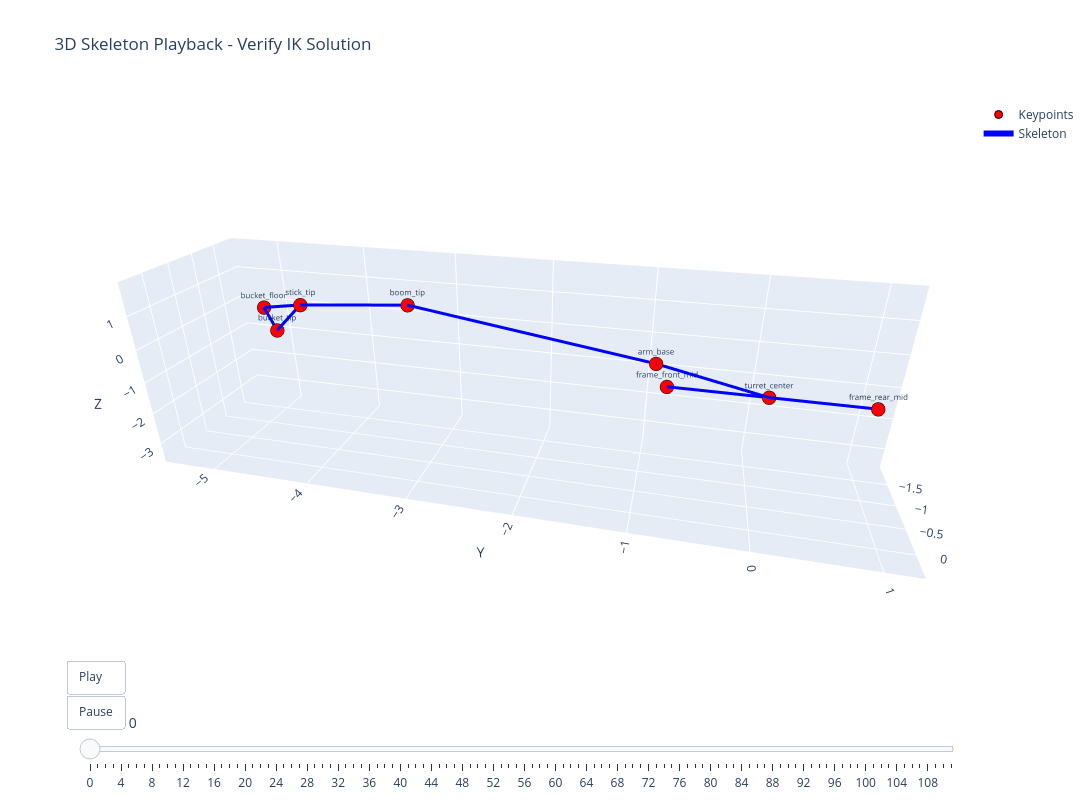

The notebook cell this image was saved under:
### Markdown cell above
## 9. 3D Skeleton Playback

Animate the URDF skeleton in 3D using the solved joint angles.
Use the **slider** to scrub through frames and verify the IK solution looks correct.

### Code cell
import plotly.graph_objects as go

# Compute 3D keypoints for every frame using the solved joint angles
all_kp_3d = np.zeros((n_frames, n_kp, 3))
for t in range(n_frames):
    all_kp_3d[t] = skeleton.forward_kinematics(joint_angles_smooth[t])

# Build plotly figure with slider
fig = go.Figure()

# Add traces for frame 0 (initial)
kp = all_kp_3d[0]

# Keypoint markers
fig.add_trace(go.Scatter3d(
    x=kp[:, 0], y=kp[:, 1], z=kp[:, 2],
    mode='markers+text',
    marker=dict(size=8, color='red', line=dict(width=1, color='black')),
    text=KEYPOINT_ORDER,
    textposition='top center',
    textfont=dict(size=8),
    name='Keypoints',
    hovertemplate='<b>%{text}</b><br>X:%{x:.3f}<br>Y:%{y:.3f}<br>Z:%{z:.3f}<extra></extra>',
))

# Skeleton edges
edge_x, edge_y, edge_z = [], [], []
for p1_name, p2_name in skeleton_edges:
    i1 = KEYPOINT_ORDER.index(p1_name)
    i2 = KEYPOINT_ORDER.index(p2_name)
    edge_x.extend([kp[i1, 0], kp[i2, 0], None])
    edge_y.extend([kp[i1, 1], kp[i2, 1], None])
    edge_z.extend([kp[i1, 2], kp[i2, 2], None])

fig.add_trace(go.Scatter3d(
    x=edge_x, y=edge_y, z=edge_z,
    mode='lines',
    line=dict(color='blue', width=6),
    name='Skeleton',
    hoverinfo='skip',
))

# Build animation frames
frames = []
for t in range(n_frames):
    kp = all_kp_3d[t]
    ex, ey, ez = [], [], []
    for p1_name, p2_name in skeleton_edges:
        i1 = KEYPOINT_ORDER.index(p1_name)
        i2 = KEYPOINT_ORDER.index(p2_name)
        ex.extend([kp[i1, 0], kp[i2, 0], None])
        ey.extend([kp[i1, 1], kp[i2, 1], None])
        ez.extend([kp[i1, 2], kp[i2, 2], None])

    angles_deg = np.rad2deg(joint_angles_smooth[t])
    frame_label = (f'Frame {t} | '
                   f'arm_rot={angles_deg[0]:.1f} '
                   f'boom={angles_deg[1]:.1f} '
                   f'stick={angles_deg[2]:.1f} '
                   f'bucket={angles_deg[3]:.1f}')

    frames.append(go.Frame(
        data=[
            go.Scatter3d(x=kp[:, 0], y=kp[:, 1], z=kp[:, 2]),
            go.Scatter3d(x=ex, y=ey, z=ez),
        ],
        name=str(t),
        layout=go.Layout(title_text=frame_label),
    ))

fig.frames = frames

# Compute axis ranges from all frames
all_flat = all_kp_3d.reshape(-1, 3)
margin = 0.5
x_range = [all_flat[:, 0].min() - margin, all_flat[:, 0].max() + margin]
y_range = [all_flat[:, 1].min() - margin, all_flat[:, 1].max() + margin]
z_range = [all_flat[:, 2].min() - margin, all_flat[:, 2].max() + margin]

# Slider
sliders = [dict(
    active=0,
    currentvalue=dict(prefix='Frame: ', font=dict(size=14)),
    pad=dict(t=50),
    steps=[dict(args=[[str(t)], dict(mode='immediate', frame=dict(duration=0, redraw=True))],
                method='animate', label=str(t))
           for t in range(n_frames)]
)]

# Play/pause buttons
updatemenus = [dict(
    type='buttons',
    showactive=False,
    y=0, x=0.05, xanchor='right', yanchor='top',
    buttons=[
        dict(label='Play', method='animate',
             args=[None, dict(frame=dict(duration=80, redraw=True), fromcurrent=True)]),
        dict(label='Pause', method='animate',
             args=[[None], dict(frame=dict(duration=0, redraw=False), mode='immediate')]),
    ]
)]

fig.update_layout(
    title='3D Skeleton Playback - Verify IK Solution',
    scene=dict(
        xaxis=dict(title='X', range=x_range),
        yaxis=dict(title='Y', range=y_range),
        zaxis=dict(title='Z', range=z_range),
        aspectmode='data',
        camera=dict(eye=dict(x=2.0, y=0.5, z=1.0)),
    ),
    sliders=sliders,
    updatemenus=updatemenus,
    width=1200, height=800,
)

print(f'3D playback ready ({n_frames} frames)')
print('  Use slider to scrub through frames')
print('  Play/Pause buttons for animation')
print('  Rotate/zoom the 3D view with mouse')
fig.show()

### Figure 1 — Plotly figure (JSON) as saved in the notebook; plotly's stock layout.template omitted (floating-point values rounded to 4 significant figures)
{"data": [{"hovertemplate": "<b>%{text}</b><br>X:%{x:.3f}<br>Y:%{y:.3f}<br>Z:%{z:.3f}<extra></extra>", "marker": {"color": "red", "line": {"color": "black", "width": 1}, "size": 8}, "mode": "markers+text", "name": "Keypoints", "text": ["frame_front_mid", "frame_rear_mid", "turret_center", "arm_base", "boom_tip", "stick_tip", "bucket_floor", "bucket_tip"], "textfont": {"size": 8}, "textposition": "top center", "type": "scatter3d", "x": [-0.25, -0.25, -0.25, -0.07925, -0.8334, -1.187, -1.455, -1.27], "y": [-0.8, 0.8, 0, -0.9009, -3.218, -4.496, -5.052, -4.85], "z": [-0.05, -0.05, -0.05, 0.7, 1.048, 0.4705, 0.05168, -0.5317]}, {"hoverinfo": "skip", "line": {"color": "blue", "width": 6}, "mode": "lines", "name": "Skeleton", "type": "scatter3d", "x": [-0.25, -0.25, null, -0.25, -0.25, null, -0.25, -0.07925, null, -0.07925, -0.8334, null, -0.8334, -1.187, null, -1.187, -1.455, null, -1.455, -1.27, null, -1.27, -1.187, null], "y": [-0.8, 0, null, 0, 0.8, null, 0, -0.9009, null, -0.9009, -3.218, null, -3.218, -4.496, null, -4.496, -5.052, null, -5.052, -4.85, null, -4.85, -4.496, null], "z": [-0.05, -0.05, null, -0.05, -0.05, null, -0.05, 0.7, null, 0.7, 1.048, null, 1.048, 0.4705, null, 0.4705, 0.05168, null, 0.05168, -0.5317, null, -0.5317, 0.4705, null]}], "layout": {"height": 800, "scene": {"aspectmode": "data", "camera": {"eye": {"x": 2, "y": 0.5, "z": 1}}, "xaxis": {"range": [-1.955, 0.4218], "title": {"text": "X"}}, "yaxis": {"range": [-5.552, 1.3], "title": {"text": "Y"}}, "zaxis": {"range": [-3.636, 1.965], "title": {"text": "Z"}}}, "sliders": [{"active": 0, "currentvalue": {"font": {"size": 14}, "prefix": "Frame: "}, "pad": {"t": 50}, "steps": [{"args": [["0"], {"frame": {"duration": 0, "redraw": true}, "mode": "immediate"}], "label": "0", "method": "animate"}, {"args": [["1"], {"frame": {"duration": 0, "redraw": true}, "mode": "immediate"}], "label": "1", "method": "animate"}, {"args": [["2"], {"frame": {"duration": 0, "redraw": true}, "mode": "immediate"}], "label": "2", "method": "animate"}, {"args": [["3"], {"frame": {"duration": 0, "redraw": true}, "mode": "immediate"}], "label": "3", "method": "animate"}, {"args": [["4"], {"frame": {"duration": 0, "redraw": true}, "mode": "immediate"}], "label": "4", "method": "animate"}, {"args": [["5"], {"frame": {"duration": 0, "redraw": true}, "mode": "immediate"}], "label": "5", "method": "animate"}, {"args": [["6"], {"frame": {"duration": 0, "redraw": true}, "mode": "immediate"}], "label": "6", "method": "animate"}, {"args": [["7"], {"frame": {"duration": 0, "redraw": true}, "mode": "immediate"}], "label": "7", "method": "animate"}, {"args": [["8"], {"frame": {"duration": 0, "redraw": true}, "mode": "immediate"}], "label": "8", "method": "animate"}, {"args": [["9"], {"frame": {"duration": 0, "redraw": true}, "mode": "immediate"}], "label": "9", "method": "animate"}, {"args": [["10"], {"frame": {"duration": 0, "redraw": true}, "mode": "immediate"}], "label": "10", "method": "animate"}, {"args": [["11"], {"frame": {"duration": 0, "redraw": true}, "mode": "immediate"}], "label": "11", "method": "animate"}, {"args": [["12"], {"frame": {"duration": 0, "redraw": true}, "mode": "immediate"}], "label": "12", "method": "animate"}, {"args": [["13"], {"frame": {"duration": 0, "redraw": true}, "mode": "immediate"}], "label": "13", "method": "animate"}, {"args": [["14"], {"frame": {"duration": 0, "redraw": true}, "mode": "immediate"}], "label": "14", "method": "animate"}, {"args": [["15"], {"frame": {"duration": 0, "redraw": true}, "mode": "immediate"}], "label": "15", "method": "animate"}, {"args": [["16"], {"frame": {"duration": 0, "redraw": true}, "mode": "immediate"}], "label": "16", "method": "animate"}, {"args": [["17"], {"frame": {"duration": 0, "redraw": true}, "mode": "immediate"}], "label": "17", "method": "animate"}, {"args": [["18"], {"frame": {"duration": 0, "redraw": true}, "mode": "immediate"}], "label": "18", "method": "animate"}, {"args": [["19"], {"frame": {"duration": 0, "redraw": true}, "mode": "immediate"}], "label": "19", "method": "animate"}, {"args": [["20"], {"frame": {"duration": 0, "redraw": true}, "mode": "immediate"}], "label": "20", "method": "animate"}, {"args": [["21"], {"frame": {"duration": 0, "redraw": true}, "mode": "immediate"}], "label": "21", "method": "animate"}, {"args": [["22"], {"frame": {"duration": 0, "redraw": true}, "mode": "immediate"}], "label": "22", "method": "animate"}, {"args": [["23"], {"frame": {"duration": 0, "redraw": true}, "mode": "immediate"}], "label": "23", "method": "animate"}, {"args": [["24"], {"frame": {"duration": 0, "redraw": true}, "mode": "immediate"}], "label": "24", "method": "animate"}, {"args": [["25"], {"frame": {"duration": 0, "redraw": true}, "mode": "immediate"}], "label": "25", "method": "animate"}, {"args": [["26"], {"frame": {"duration": 0, "redraw": true}, "mode": "immediate"}], "label": "26", "method": "animate"}, {"args": [["27"], {"frame": {"duration": 0, "redraw": true}, "mode": "immediate"}], "label": "27", "method": "animate"}, {"args": [["28"], {"frame": {"duration": 0, "redraw": true}, "mode": "immediate"}], "label": "28", "method": "animate"}, {"args": [["29"], {"frame": {"duration": 0, "redraw": true}, "mode": "immediate"}], "label": "29", "method": "animate"}, {"args": [["30"], {"frame": {"duration": 0, "redraw": true}, "mode": "immediate"}], "label": "30", "method": "animate"}, {"args": [["31"], {"frame": {"duration": 0, "redraw": true}, "mode": "immediate"}], "label": "31", "method": "animate"}, {"args": [["32"], {"frame": {"duration": 0, "redraw": true}, "mode": "immediate"}], "label": "32", "method": "animate"}, {"args": [["33"], {"frame": {"duration": 0, "redraw": true}, "mode": "immediate"}], "label": "33", "method": "animate"}, {"args": [["34"], {"frame": {"duration": 0, "redraw": true}, "mode": "immediate"}], "label": "34", "method": "animate"}, {"args": [["35"], {"frame": {"duration": 0, "redraw": true}, "mode": "immediate"}], "label": "35", "method": "animate"}, {"args": [["36"], {"frame": {"duration": 0, "redraw": true}, "mode": "immediate"}], "label": "36", "method": "animate"}, {"args": [["37"], {"frame": {"duration": 0, "redraw": true}, "mode": "immediate"}], "label": "37", "method": "animate"}, {"args": [["38"], {"frame": {"duration": 0, "redraw": true}, "mode": "immediate"}], "label": "38", "method": "animate"}, {"args": [["39"], {"frame": {"duration": 0, "redraw": true}, "mode": "immediate"}], "label": "39", "method": "animate"}, {"args": [["40"], {"frame": {"duration": 0, "redraw": true}, "mode": "immediate"}], "label": "40", "method": "animate"}, {"args": [["41"], {"frame": {"duration": 0, "redraw": true}, "mode": "immediate"}], "label": "41", "method": "animate"}, {"args": [["42"], {"frame": {"duration": 0, "redraw": true}, "mode": "immediate"}], "label": "42", "method": "animate"}, {"args": [["43"], {"frame": {"duration": 0, "redraw": true}, "mode": "immediate"}], "label": "43", "method": "animate"}, {"args": [["44"], {"frame": {"duration": 0, "redraw": true}, "mode": "immediate"}], "label": "44", "method": "animate"}, {"args": [["45"], {"frame": {"duration": 0, "redraw": true}, "mode": "immediate"}], "label": "45", "method": "animate"}, {"args": [["46"], {"frame": {"duration": 0, "redraw": true}, "mode": "immediate"}], "label": "46", "method": "animate"}, {"args": [["47"], {"frame": {"duration": 0, "redraw": true}, "mode": "immediate"}], "label": "47", "method": "animate"}, {"args": [["48"], {"frame": {"duration": 0, "redraw": true}, "mode": "immediate"}], "label": "48", "method": "animate"}, {"args": [["49"], {"frame": {"duration": 0, "redraw": true}, "mode": "immediate"}], "label": "49", "method": "animate"}, {"args": [["50"], {"frame": {"duration": 0, "redraw": true}, "mode": "immediate"}], "label": "50", "method": "animate"}, {"args": [["51"], {"frame": {"duration": 0, "redraw": true}, "mode": "immediate"}], "label": "51", "method": "animate"}, {"args": [["52"], {"frame": {"duration": 0, "redraw": true}, "mode": "immediate"}], "label": "52", "method": "animate"}, {"args": [["53"], {"frame": {"duration": 0, "redraw": true}, "mode": "immediate"}], "label": "53", "method": "animate"}, {"args": [["54"], {"frame": {"duration": 0, "redraw": true}, "mode": "immediate"}], "label": "54", "method": "animate"}, {"args": [["55"], {"frame": {"duration": 0, "redraw": true}, "mode": "immediate"}], "label": "55", "method": "animate"}, {"args": [["56"], {"frame": {"duration": 0, "redraw": true}, "mode": "immediate"}], "label": "56", "method": "animate"}, {"args": [["57"], {"frame": {"duration": 0, "redraw": true}, "mode": "immediate"}], "label": "57", "method": "animate"}, {"args": [["58"], {"frame": {"duration": 0, "redraw": true}, "mode": "immediate"}], "label": "58", "method": "animate"}, {"args": [["59"], {"frame": {"duration": 0, "redraw": true}, "mode": "immediate"}], "label": "59", "method": "animate"}, {"args": [["60"], {"frame": {"duration": 0, "redraw": true}, "mode": "immediate"}], "label": "60", "method": "animate"}, {"args": [["61"], {"frame": {"duration": 0, "redraw": true}, "mode": "immediate"}], "label": "61", "method": "animate"}, {"args": [["62"], {"frame": {"duration": 0, "redraw": true}, "mode": "immediate"}], "label": "62", "method": "animate"}, {"args": [["63"], {"frame": {"duration": 0, "redraw": true}, "mode": "immediate"}], "label": "63", "method": "animate"}, {"args": [["64"], {"frame": {"duration": 0, "redraw": true}, "mode": "immediate"}], "label": "64", "method": "animate"}, {"args": [["65"], {"frame": {"duration": 0, "redraw": true}, "mode": "immediate"}], "label": "65", "method": "animate"}, {"args": [["66"], {"frame": {"duration": 0, "redraw": true}, "mode": "immediate"}], "label": "66", "method": "animate"}, {"args": [["67"], {"frame": {"duration": 0, "redraw": true}, "mode": "immediate"}], "label": "67", "method": "animate"}, {"args": [["68"], {"frame": {"duration": 0, "redraw": true}, "mode": "immediate"}], "label": "68", "method": "animate"}, {"args": [["69"], {"frame": {"duration": 0, "redraw": true}, "mode": "immediate"}], "label": "69", "method": "animate"}, {"args": [["70"], {"frame": {"duration": 0, "redraw": true}, "mode": "immediate"}], "label": "70", "method": "animate"}, {"args": [["71"], {"frame": {"duration": 0, "redraw": true}, "mode": "immediate"}], "label": "71", "method": "animate"}, {"args": [["72"], {"frame": {"duration": 0, "redraw": true}, "mode": "immediate"}], "label": "72", "method": "animate"}, {"args": [["73"], {"frame": {"duration": 0, "redraw": true}, "mode": "immediate"}], "label": "73", "method": "animate"}, {"args": [["74"], {"frame": {"duration": 0, "redraw": true}, "mode": "immediate"}], "label": "74", "method": "animate"}, {"args": [["75"], {"frame": {"duration": 0, "redraw": true}, "mode": "immediate"}], "label": "75", "method": "animate"}, {"args": [["76"], {"frame": {"duration": 0, "redraw": true}, "mode": "immediate"}], "label": "76", "method": "animate"}, {"args": [["77"], {"frame": {"duration": 0, "redraw": true}, "mode": "immediate"}], "label": "77", "method": "animate"}, {"args": [["78"], {"frame": {"duration": 0, "redraw": true}, "mode": "immediate"}], "label": "78", "method": "animate"}, {"args": [["79"], {"frame": {"duration": 0, "redraw": true}, "mode": "immediate"}], "label": "79", "method": "animate"}, {"args": [["80"], {"frame": {"duration": 0, "redraw": true}, "mode": "immediate"}], "label": "80", "method": "animate"}, {"args": [["81"], {"frame": {"duration": 0, "redraw": true}, "mode": "immediate"}], "label": "81", "method": "animate"}, {"args": [["82"], {"frame": {"duration": 0, "redraw": true}, "mode": "immediate"}], "label": "82", "method": "animate"}, {"args": [["83"], {"frame": {"duration": 0, "redraw": true}, "mode": "immediate"}], "label": "83", "method": "animate"}, {"args": [["84"], {"frame": {"duration": 0, "redraw": true}, "mode": "immediate"}], "label": "84", "method": "animate"}, {"args": [["85"], {"frame": {"duration": 0, "redraw": true}, "mode": "immediate"}], "label": "85", "method": "animate"}, {"args": [["86"], {"frame": {"duration": 0, "redraw": true}, "mode": "immediate"}], "label": "86", "method": "animate"}, {"args": [["87"], {"frame": {"duration": 0, "redraw": true}, "mode": "immediate"}], "label": "87", "method": "animate"}, {"args": [["88"], {"frame": {"duration": 0, "redraw": true}, "mode": "immediate"}], "label": "88", "method": "animate"}, {"args": [["89"], {"frame": {"duration": 0, "redraw": true}, "mode": "immediate"}], "label": "89", "method": "animate"}, {"args": [["90"], {"frame": {"duration": 0, "redraw": true}, "mode": "immediate"}], "label": "90", "method": "animate"}, {"args": [["91"], {"frame": {"duration": 0, "redraw": true}, "mode": "immediate"}], "label": "91", "method": "animate"}, {"args": [["92"], {"frame": {"duration": 0, "redraw": true}, "mode": "immediate"}], "label": "92", "method": "animate"}, {"args": [["93"], {"frame": {"duration": 0, "redraw": true}, "mode": "immediate"}], "label": "93", "method": "animate"}, {"args": [["94"], {"frame": {"duration": 0, "redraw": true}, "mode": "immediate"}], "label": "94", "method": "animate"}, {"args": [["95"], {"frame": {"duration": 0, "redraw": true}, "mode": "immediate"}], "label": "95", "method": "animate"}, {"args": [["96"], {"frame": {"duration": 0, "redraw": true}, "mode": "immediate"}], "label": "96", "method": "animate"}, {"args": [["97"], {"frame": {"duration": 0, "redraw": true}, "mode": "immediate"}], "label": "97", "method": "animate"}, {"args": [["98"], {"frame": {"duration": 0, "redraw": true}, "mode": "immediate"}], "label": "98", "method": "animate"}, {"args": [["99"], {"frame": {"duration": 0, "redraw": true}, "mode": "immediate"}], "label": "99", "method": "animate"}, {"args": [["100"], {"frame": {"duration": 0, "redraw": true}, "mode": "immediate"}], "label": "100", "method": "animate"}, {"args": [["101"], {"frame": {"duration": 0, "redraw": true}, "mode": "immediate"}], "label": "101", "method": "animate"}, {"args": [["102"], {"frame": {"duration": 0, "redraw": true}, "mode": "immediate"}], "label": "102", "method": "animate"}, {"args": [["103"], {"frame": {"duration": 0, "redraw": true}, "mode": "immediate"}], "label": "103", "method": "animate"}, {"args": [["104"], {"frame": {"duration": 0, "redraw": true}, "mode": "immediate"}], "label": "104", "method": "animate"}, {"args": [["105"], {"frame": {"duration": 0, "redraw": true}, "mode": "immediate"}], "label": "105", "method": "animate"}, {"args": [["106"], {"frame": {"duration": 0, "redraw": true}, "mode": "immediate"}], "label": "106", "method": "animate"}, {"args": [["107"], {"frame": {"duration": 0, "redraw": true}, "mode": "immediate"}], "label": "107", "method": "animate"}, {"args": [["108"], {"frame": {"duration": 0, "redraw": true}, "mode": "immediate"}], "label": "108", "method": "animate"}, {"args": [["109"], {"frame": {"duration": 0, "redraw": true}, "mode": "immediate"}], "label": "109", "method": "animate"}, {"args": [["110"], {"frame": {"duration": 0, "redraw": true}, "mode": "immediate"}], "label": "110", "method": "animate"}, {"args": [["111"], {"frame": {"duration": 0, "redraw": true}, "mode": "immediate"}], "label": "111", "method": "animate"}]}], "title": {"text": "3D Skeleton Playback - Verify IK Solution"}, "updatemenus": [{"buttons": [{"args": [null, {"frame": {"duration": 80, "redraw": true}, "fromcurrent": true}], "label": "Play", "method": "animate"}, {"args": [[null], {"frame": {"duration": 0, "redraw": false}, "mode": "immediate"}], "label": "Pause", "method": "animate"}], "showactive": false, "type": "buttons", "x": 0.05, "xanchor": "right", "y": 0, "yanchor": "top"}], "width": 1200}}
